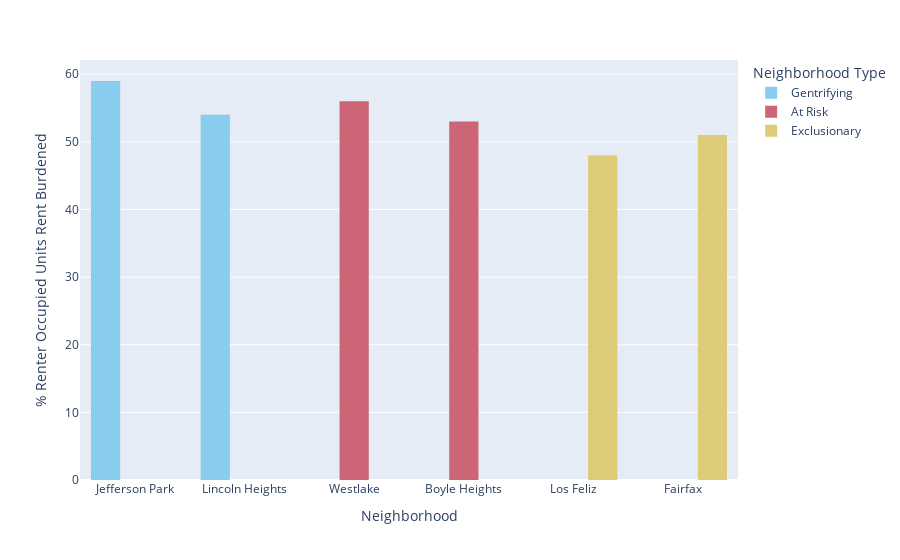

Notebook code for this chart:
### Code cell
#created a bar chart that showed % renter occupied units rent burdened, organized by neighbrohood type

fig = px.histogram(indicators, 
                   x="Neighborhood", 
                   y="% Renter Occupied Units Rent Burdened (percent)",
                   color='Neighborhood Type', 
                   barmode='group',
                   color_discrete_sequence=px.colors.qualitative.Safe,
                   category_orders={'Neighborhood Type': ['Gentrifying','At Risk', 'Exclusionary']},
                   hover_data={'% Renter Occupied Units Rent Burdened (percent)': ':.2%'},
                   height=400)

fig.update_traces(hovertemplate="<br>".join([
    "Neighborhood: %{x}",
    "% Renter Occupied Units Rent Burdened: %{y}%",
]))

fig.update_yaxes(title="% Renter Occupied Units Rent Burdened")


fig.show()

### Figure 1 — Plotly figure (JSON) as saved in the notebook; plotly's stock layout.template omitted (floating-point values rounded to 4 significant figures)
{"data": [{"alignmentgroup": "True", "bingroup": "x", "histfunc": "sum", "hovertemplate": "Neighborhood: %{x}<br>% Renter Occupied Units Rent Burdened: %{y}%", "legendgroup": "Gentrifying", "marker": {"color": "rgb(136, 204, 238)", "pattern": {"shape": ""}}, "name": "Gentrifying", "offsetgroup": "Gentrifying", "orientation": "v", "showlegend": true, "type": "histogram", "x": ["Jefferson Park", "Lincoln Heights"], "xaxis": "x", "y": [59, 54], "yaxis": "y"}, {"alignmentgroup": "True", "bingroup": "x", "histfunc": "sum", "hovertemplate": "Neighborhood: %{x}<br>% Renter Occupied Units Rent Burdened: %{y}%", "legendgroup": "At Risk", "marker": {"color": "rgb(204, 102, 119)", "pattern": {"shape": ""}}, "name": "At Risk", "offsetgroup": "At Risk", "orientation": "v", "showlegend": true, "type": "histogram", "x": ["Westlake", "Boyle Heights"], "xaxis": "x", "y": [56.0, 53], "yaxis": "y"}, {"alignmentgroup": "True", "bingroup": "x", "histfunc": "sum", "hovertemplate": "Neighborhood: %{x}<br>% Renter Occupied Units Rent Burdened: %{y}%", "legendgroup": "Exclusionary", "marker": {"color": "rgb(221, 204, 119)", "pattern": {"shape": ""}}, "name": "Exclusionary", "offsetgroup": "Exclusionary", "orientation": "v", "showlegend": true, "type": "histogram", "x": ["Los Feliz", "Fairfax"], "xaxis": "x", "y": [48, 51], "yaxis": "y"}], "layout": {"autosize": true, "barmode": "group", "legend": {"title": {"text": "Neighborhood Type"}, "tracegroupgap": 0}, "margin": {"t": 60}, "xaxis": {"anchor": "y", "autorange": true, "domain": [0, 1], "range": [-0.5, 5.5], "title": {"text": "Neighborhood"}, "type": "category"}, "yaxis": {"anchor": "x", "autorange": true, "domain": [0, 1], "range": [0, 62.11], "title": {"text": "% Renter Occupied Units Rent Burdened"}, "type": "linear"}}}
